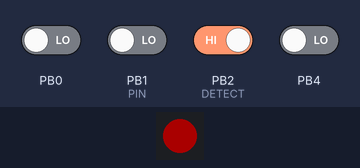
This sketch was run on a simulated ATtiny85, built with avr-gcc and run on an emulated ATtiny85. Shown: 1 RGB LEDs in strip order, left to right. The test bench sets the inputs (shaded band); at power-on: PB2 (DETECT) HIGH, PB0, PB1 (PIN), PB4 LOW. Dim RGB values are drawn brighter than linear.

Above: at 1.25 s.
1.3 s: PB0 driven HIGH and PB2 (DETECT) driven LOW
At 2.1 s:
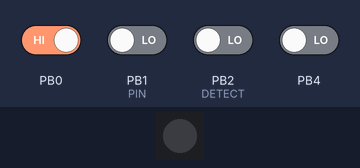
4.3 s: PB0 driven LOW
At 5.77 s:
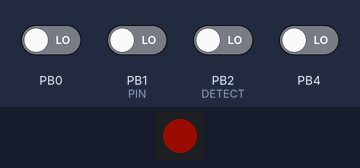
7.3 s: PB1 (PIN) driven HIGH
At 7.8 s:
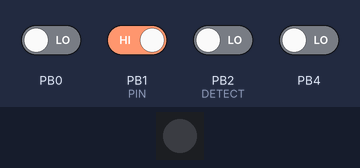
10.3 s: PB4 driven HIGH
At 12.98 s:
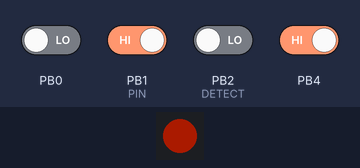
13.3 s: PB0 driven HIGH
At 13.6 s:
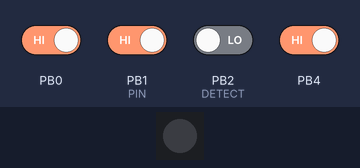
16.3 s: PB1 (PIN) driven LOW
At 46.64 s:
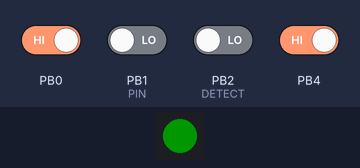
Timing chart, 0 to 48.2 s (numbered marks = the images above; inputs shaded):
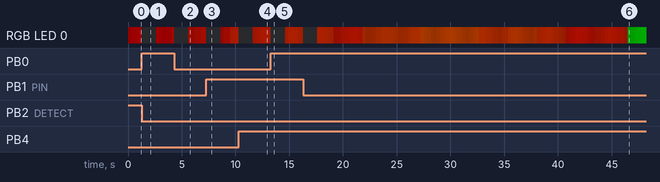

The sketch:

LED_Fire_Sim_Box.ino
```cpp
#include <Adafruit_NeoPixel.h>
#ifdef __AVR__
 #include <avr/power.h> // Required for 16 MHz Adafruit Trinket
#endif

#include "avr/interrupt.h";

#define PIN 1
#define NUMPIXEL 1   //how many pixel on the strip.
#define DETECT 2
Adafruit_NeoPixel strip = Adafruit_NeoPixel(NUMPIXEL, PIN, NEO_GRB + NEO_KHZ800);

int MinBrightness = 20;       //value 0-255
int MaxBrightness = 50;      //value 0-255

int numLoops1 = 10;
int numLoops2 = 10;
int numLoops3 = 10;
int numLoops4 = 10;          //add new integer and value for more color's loop if needed.

int fadeInWait = 4;          //lighting up speed, steps.
int fadeOutWait = 4;         //dimming speed, steps.

bool lightPower = true;
int detected;
//---------------------------------------------------------------------------------------------------//

void setup() {
  #if defined(__AVR_ATtiny85__) && (F_CPU == 16000000)
    clock_prescale_set(clock_div_1);
  #endif
  GIMSK = 0b00100000;    // turns on pin change interrupts
  PCMSK = 0b00010011;    // turn on interrupts on pins PB0, PB1, &amp;amp; PB4
  sei();                 // enables interrupts
  pinMode(DETECT, INPUT);//define detect input pin
  strip.begin();
  strip.show();
}

/*
rgbBreathe(strip.Color(insert r,g,b color code),numLoops(refer to integer above), (duration for lights to hold before dimming. insert 0 to skip hold)
rainbowBreathe(numLoops(refer to integer above),(duration for lights to hold before dimming. insert 0 to skip hold)
*/

void loop() {
    detected = digitalRead(DETECT); // read Laser sensor
    if(detected == LOW){
      rgbBreathe(strip.Color(0, 255, 0), numLoops1, 0); //red.
    }
    else if (detected == HIGH) {
      rgbBreathe(strip.Color(255, 0, 0), numLoops1, 0); //red.
      rgbBreathe(strip.Color(255, 20, 0), numLoops3, 0); //red.
      rgbBreathe(strip.Color(255, 40, 0), numLoops3, 0); //red.
      rgbBreathe(strip.Color(255, 50, 0), numLoops3, 0); //red.
      rgbBreathe(strip.Color(255, 30, 0), numLoops3, 0); //red.
      rgbBreathe(strip.Color(226, 60, 0), numLoops2, 0); //red.
      rgbBreathe(strip.Color(255, 70, 0), numLoops3, 0); //red.
      rgbBreathe(strip.Color(255, 84, 0), numLoops4, 0); //red.
      rgbBreathe(strip.Color(255, 84, 0), numLoops4, 0); //red.
      rgbBreathe(strip.Color(255, 64, 0), numLoops4, 0); //red.
      rgbBreathe(strip.Color(255, 74, 0), numLoops4, 0); //red.
      rgbBreathe(strip.Color(255, 54, 0), numLoops4, 0); //red.
      rgbBreathe(strip.Color(255, 24, 0), numLoops4, 0); //red.
      rgbBreathe(strip.Color(255, 34, 0), numLoops4, 0); //red.
    }
}

ISR(PCINT0_vect)
{
  detected = digitalRead(DETECT);
  if( digitalRead(DETECT) == LOW) {
   rgbBreathe(strip.Color(0, 0, 0), numLoops4, 0); //red.
   delay(10000);
 }
}


//Functions -----------------------------------------------------------------------------------------//
void rgbBreathe(uint32_t c, uint8_t x, uint8_t y) {

  for (int j = 0; j < x; j++) {
    for (uint8_t b = MinBrightness; b < MaxBrightness; b++) {
      strip.setBrightness(b * 255 / 255);
      for (uint16_t i = 0; i < strip.numPixels(); i++) {
        strip.setPixelColor(i, c);
      }
      strip.show();
      delay(fadeInWait);
    }
    strip.setBrightness(MaxBrightness * 255 / 255);
    for (uint16_t i = 0; i < strip.numPixels(); i++) {
      strip.setPixelColor(i, c);
      strip.show();
      delay(y);
    }
    for (uint8_t b = MaxBrightness; b > MinBrightness; b--) {
      strip.setBrightness(b * 255 / 255);
      for (uint16_t i = 0; i < strip.numPixels(); i++) {
        strip.setPixelColor(i, c);
      }
      strip.show();
      delay(fadeOutWait);
    }
  }
}

void rainbowBreathe(uint8_t x, uint8_t y) {
  for (int j = 0; j < x; j++) {
    for (uint8_t b = MinBrightness; b < MaxBrightness; b++) {
      strip.setBrightness(b * 255 / 255);
      for (uint8_t i = 0; i < strip.numPixels(); i++) {
        strip.setPixelColor(i, Wheel(i * 256 / strip.numPixels()));
      }
      strip.show();
      delay(fadeInWait);
    }
    strip.setBrightness(MaxBrightness * 255 / 255);
    for (uint8_t i = 0; i < strip.numPixels(); i++) {
      strip.setPixelColor(i, Wheel(i * 256 / strip.numPixels()));
      strip.show();
      delay(y);
    }
    for (uint8_t b = MaxBrightness; b > MinBrightness; b--) {
      strip.setBrightness(b * 255 / 255);
      for (uint8_t i = 0; i < strip.numPixels(); i++) {
        strip.setPixelColor(i, Wheel(i * 256 / strip.numPixels()));
      }
      strip.show();
      delay(fadeOutWait);
    }
  }
}


//NeoPixel Wheel for Rainbow---------------------------------------

uint32_t Wheel(byte WheelPos) {
  WheelPos = 140 - WheelPos;       //the value here means - for 255 the strip will starts with red, 127-red will be in the middle, 0 - strip ends with red.
  if (WheelPos < 85) {
    return strip.Color(255 - WheelPos * 3, 0, WheelPos * 3);
  }
  if (WheelPos < 170) {
    WheelPos -= 85;
    return strip.Color(0, WheelPos * 3, 255 - WheelPos * 3);
  }
  WheelPos -= 170;
  return strip.Color(WheelPos * 3, 255 - WheelPos * 3, 0);
}
```
